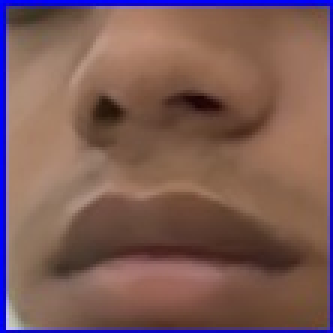
#> input picture ImagesUnknown/Image1.jpg, 111 x 111 px, given as the content of the folder ImagesUnknown/Image1.jpg, which was not available (shown 3 times larger)
$ python -i trainImage.py   (imports and definitions only)
#> lines starting #> are read from the running program, lines starting #| are printed output that depends on the picture
import csv
import os, cv2
import numpy as np
import pandas as pd
import datetime
import time
from PIL import ImageTk, Image


def TrainImage(haarcasecade_path, trainimage_path, trainimagelabel_path, message,text_to_speech):
    recognizer = cv2.face.LBPHFaceRecognizer_create()
    detector = cv2.CascadeClassifier(haarcasecade_path)
    faces, Id = getImagesAndLables(trainimage_path)
    recognizer.train(faces, np.array(Id))
    recognizer.save(trainimagelabel_path)
    res = "Image Trained successfully"
    message.configure(text=res)
    text_to_speech(res)


def getImagesAndLables(path):

#> called with path = 'ImagesUnknown/Image1.jpg'
    newdir = [os.path.join(path, d) for d in os.listdir(path)]
    imagePath = [
        os.path.join(newdir[i], f)
        for i in range(len(newdir))
        for f in os.listdir(newdir[i])
    ]
    faces = []
    Ids = []
    for imagePath in imagePath:
        pilImage = Image.open(imagePath).convert("L")
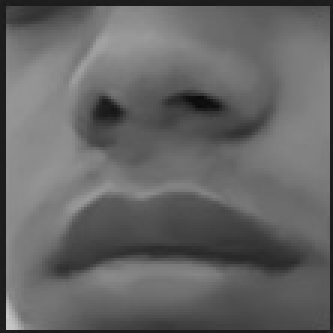
#> pilImage: PIL image 111x111 L (shown 3 times larger); min 11, max 201, mean 100.7
        imageNp = np.array(pilImage, "uint8")
#> (the run stopped early here; a loop or call above may not have finished)

$ run again, on ImagesUnknown/Image10.jpg
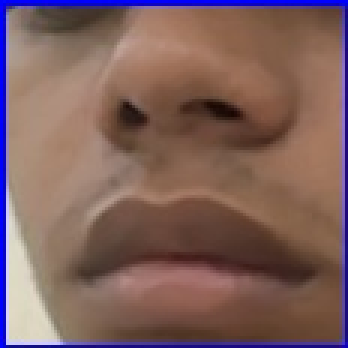
#> input picture ImagesUnknown/Image10.jpg, 116 x 116 px, given as the content of the folder ImagesUnknown/Image10.jpg, which was not available (shown 3 times larger)
#> in getImagesAndLables, `pilImage = Image.open(imagePath).convert("L")`:
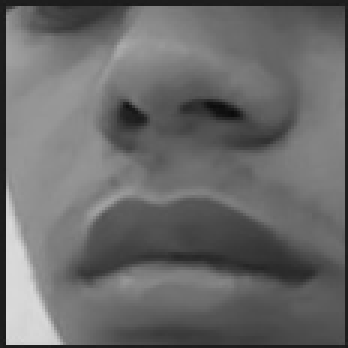
#> pilImage: PIL image 116x116 L (shown 3 times larger); min 11, max 218, mean 105.5
